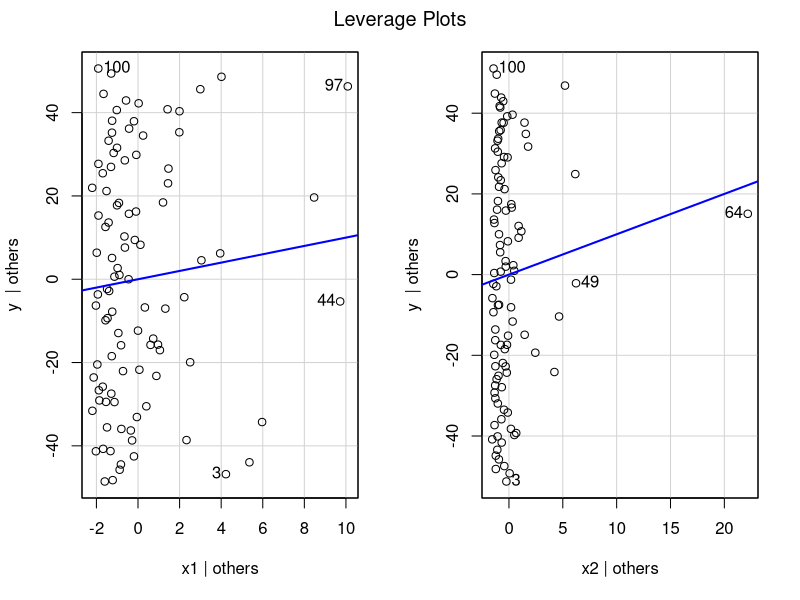
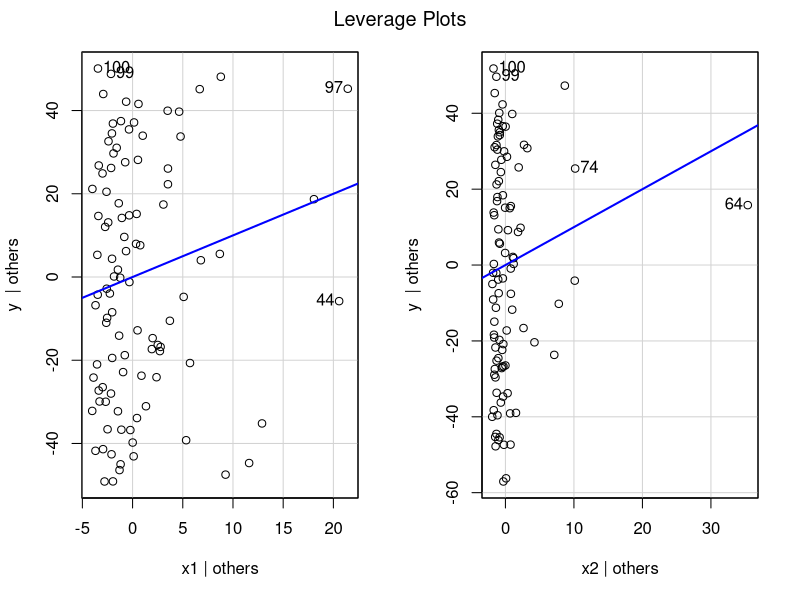
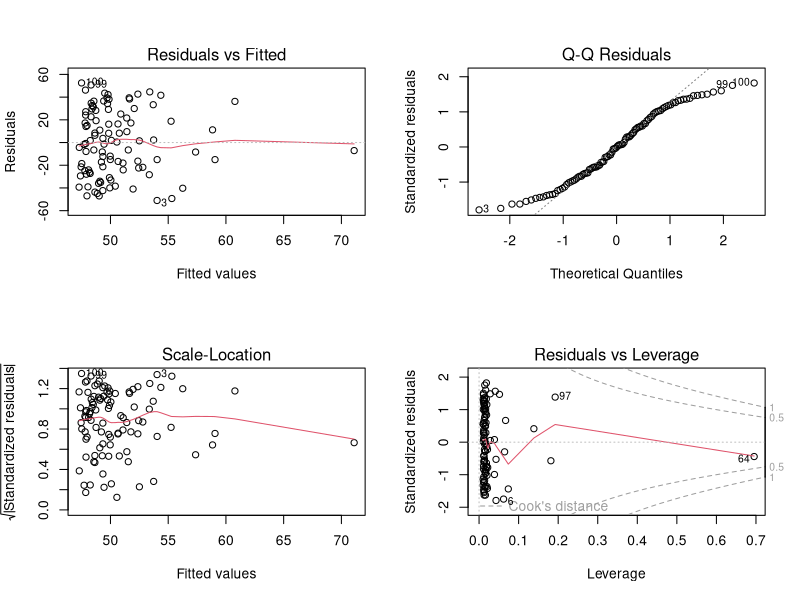
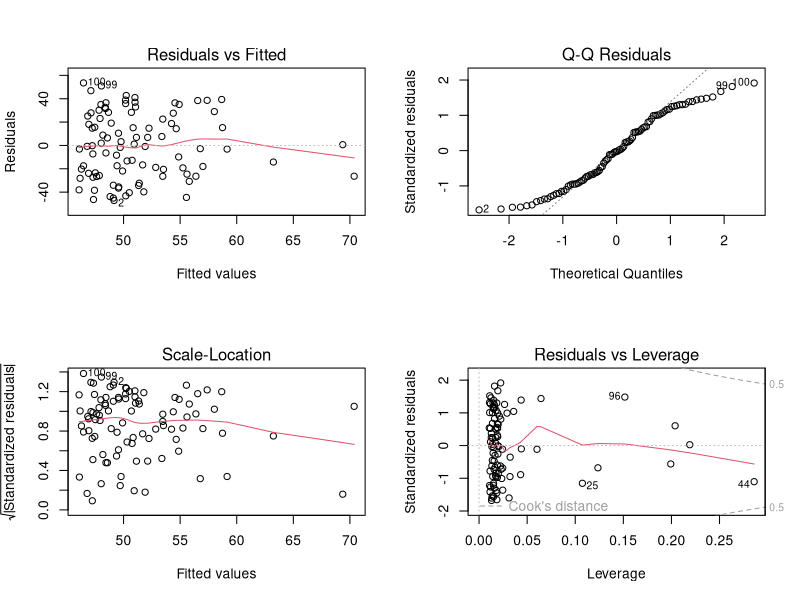

R code for these plots, in order:
# Identify Leverage points

library(car)
set.seed(123)
df=data.frame(x1=rlnorm(100),x2=rlnorm(100),y=1:100)

model=lm(y~.,df)

w<-abs(rstudent(model)) < 3 & abs(cooks.distance(model)) < 4/nrow(model$model)

lm <- update(model, weights=as.numeric(w))

leveragePlots(model)
leveragePlots(lm)

# Compare differences between old and updated model
par(mfrow=c(2,2))
plot(model)
plot(lm)
